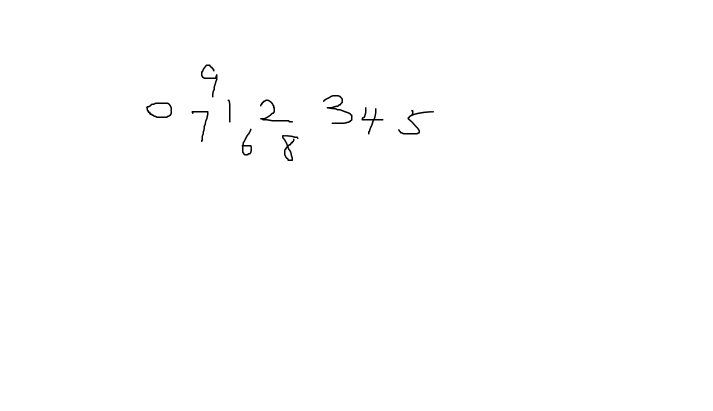
#> input picture data/888.png, 1425 x 821 px, found by its file name (shown at 1/2 size)
$ python segmentation.py
#> lines starting #> are read from the running program, lines starting #| are printed output that depends on the picture; after the words box and inside, x2 and y2 are one past the last pixel; in counts of white or black regions, pixels touching at a corner belong together
import cv2
import numpy as np
import os

def preprocess_image(image_path):
    image = cv2.imread(image_path, cv2.IMREAD_GRAYSCALE)
    _, binary = cv2.threshold(image, 128, 255, cv2.THRESH_BINARY_INV)
    return binary

def find_contours(binary):
    contours, _ = cv2.findContours(binary, cv2.RETR_EXTERNAL, cv2.CHAIN_APPROX_SIMPLE)
    digit_images = []

    for i, contour in enumerate(contours):
        x, y, w, h = cv2.boundingRect(contour)
        digit = binary[y:y+h, x:x+w]
        digit_images.append(digit)

    return digit_images

def extract_and_resize_digits(digit_images, output_folder="output_digits"):
    if not os.path.exists(output_folder):
        os.makedirs(output_folder)

    resized_digits = []
    for i, img in enumerate(digit_images):
        # Step 1: Resize to 18x16 while maintaining aspect ratio
        aspect_ratio = float(img.shape[1]) / float(img.shape[0])
        if aspect_ratio > 1:  # Wider than tall
            new_w = 16
            new_h = int(16 / aspect_ratio)
        else:  # Taller than wide
            new_h = 16
            new_w = int(16 * aspect_ratio)

        digit_resized = cv2.resize(img, (new_w, new_h), interpolation=cv2.INTER_AREA)

        # Step 2: Create a black image of size 20x20
        digit_padded = np.zeros((20, 20), dtype=np.uint8)

        # Step 3: Place the resized image at the center
        start_x = (20 - new_w) // 2
        start_y = (20 - new_h) // 2
        digit_padded[start_y:start_y+new_h, start_x:start_x+new_w] = digit_resized

        # Save the resized and padded image
        cv2.imwrite(os.path.join(output_folder, f"digit_{i}.png"), digit_padded)
        resized_digits.append(digit_padded)

    return resized_digits

# 主執行流程
def process_image(image_path):
    binary = preprocess_image(image_path)
#> in preprocess_image, image is the input picture: shape (821, 1425); min 0, max 255, mean 254.2
#> in preprocess_image, `_, binary = cv2.threshold(image, 128, 255, cv2.THRESH_BINARY_INV)`:
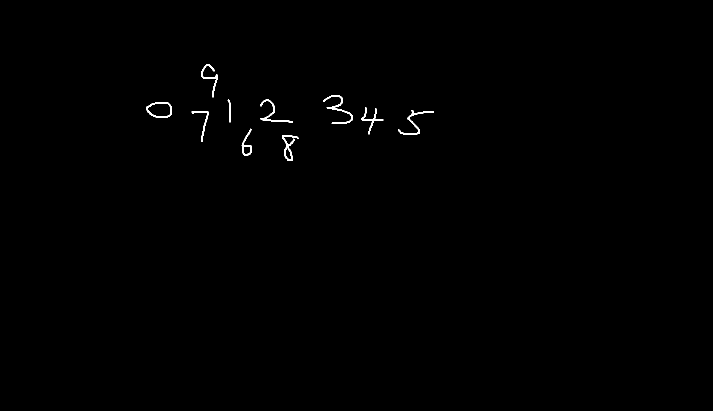
#> binary: shape (821, 1425) (shown at 1/2 size); 0.32% white; 10 white regions
    digit_images = find_contours(binary)
#> in find_contours, `contours, _ = cv2.findContours(binary, cv2.RETR_EXTERNAL, cv2.CHAIN_AP..`: contours = 10 contours; largest, box (x1, y1, x2, y2) and area: (292, 205, 344, 236) 1268, (564, 270, 597, 322) 508, (483, 257, 504, 311) 428, (646, 190, 705, 248) 390, (796, 220, 868, 269) 322
#> the loop in find_contours, `for i, contour in enumerate(contours):` made 10 passes
#> (x, y, w, h) on passes 1 to 10: (564, 270, 33, 52), (483, 257, 21, 54), (383, 222, 34, 62), (796, 220, 72, 49), (723, 214, 44, 55), (292, 205, 52, 31), (520, 199, 66, 46), (455, 199, 6, 46), (646, 190, 59, 58), (402, 129, 33, 66)
#> pass 1, in find_contours, `digit = binary[y:y+h, x:x+w]`:
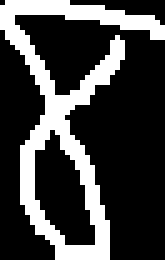
#> digit: shape (52, 33) (shown 5 times larger); 26% white; 1 white region, box (x1, y1, x2, y2) and area: (0, 0, 33, 52) 446
#> pass 2, in find_contours, `digit = binary[y:y+h, x:x+w]`:
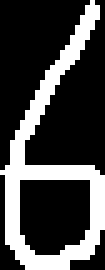
#> digit: shape (54, 21) (shown 5 times larger); 27% white; 1 white region, box (x1, y1, x2, y2) and area: (0, 0, 21, 54) 306
#> pass 3, in find_contours, `digit = binary[y:y+h, x:x+w]`:
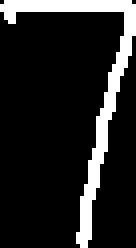
#> digit: shape (62, 34) (shown 4 times larger); 14% white; 1 white region, box (x1, y1, x2, y2) and area: (0, 0, 34, 62) 295
#> after the loop in find_contours, `for i, contour in enumerate(contours):`: digit_images = 10 items
#> digit_images = 10 items
    extracted_digits = extract_and_resize_digits(digit_images)
#> the loop in extract_and_resize_digits, `for i, img in enumerate(digit_images):` made 10 passes
#> (aspect_ratio, new_h, new_w, start_x, start_y) on passes 1, 2, 3, 5, 8, 10: (0.635, 16, 10, 5, 2), (0.389, 16, 6, 7, 2), (0.548, 16, 8, 6, 2), (0.8, 16, 12, 4, 2), (0.13, 16, 2, 9, 2), (0.5, 16, 8, 6, 2)
#> (aspect_ratio, new_w, new_h, start_x, start_y) on passes 4, 6, 7, 9: (1.47, 16, 10, 2, 5), (1.68, 16, 9, 2, 5), (1.43, 16, 11, 2, 4), (1.02, 16, 15, 2, 2)
#> pass 1, in extract_and_resize_digits, `cv2.imwrite(os.path.join(output_folder, f"digit_{i}.png"), digit_padded)`:
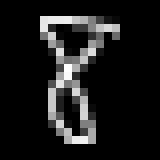
#> saved as digit_0.png: shape (20, 20) (shown 8 times larger); min 0, max 255, mean 26.5
#> pass 2, in extract_and_resize_digits, `cv2.imwrite(os.path.join(output_folder, f"digit_{i}.png"), digit_padded)`:
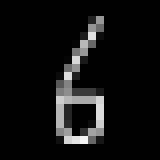
#> saved as digit_1.png: shape (20, 20) (shown 8 times larger); min 0, max 243, mean 16.5
#> after the loop in extract_and_resize_digits, `for i, img in enumerate(digit_images):`:
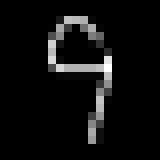
#> digit_padded: shape (20, 20) (shown 8 times larger); min 0, max 255, mean 14.4
#> extracted_digits = 10 items
    print(f"已成功分割並儲存 {len(extracted_digits)} 個數字影像！")
#| 已成功分割並儲存 10 個數字影像！

# 測試圖片
if __name__ == "__main__":
    input_image = "D:\\test\\data\\888.png"  # 這裡換成你的圖片
    process_image(input_image)

$ run again, with data/777.png copied over data/888.png
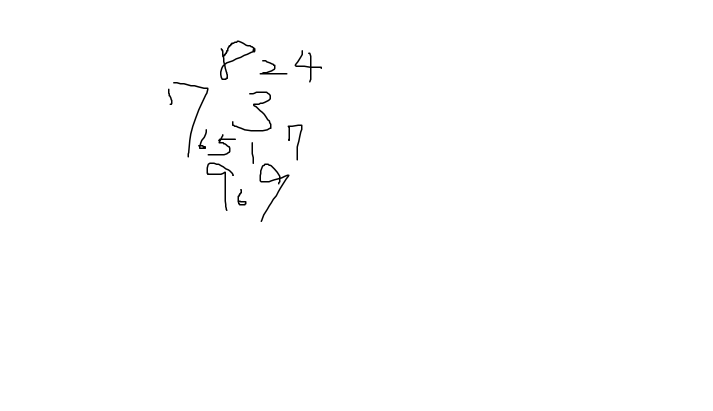
#> input picture data/777.png, 1425 x 821 px, found by its file name (shown at 1/2 size)
#> in preprocess_image, image is the input picture: shape (821, 1425); min 0, max 255, mean 253.8
#> in preprocess_image, `_, binary = cv2.threshold(image, 128, 255, cv2.THRESH_BINARY_INV)`:
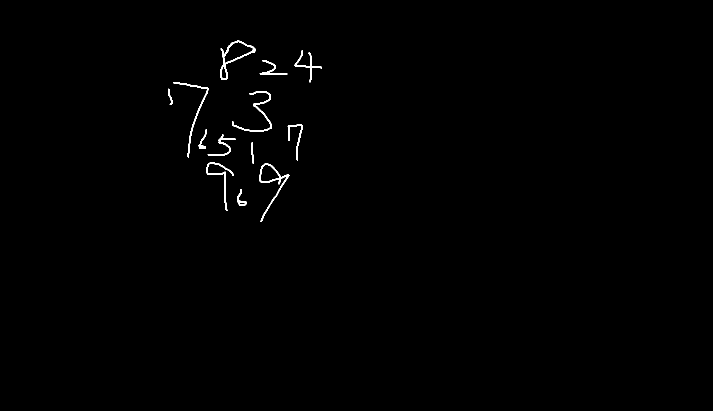
#> binary: shape (821, 1425) (shown at 1/2 size); 0.49% white; 13 white regions
#> contours = 13 contours; largest, box (x1, y1, x2, y2) and area: (440, 81, 511, 160) 2082, (519, 327, 579, 444) 1430, (464, 183, 543, 263) 512, (346, 164, 417, 315) 444, (413, 325, 468, 422) 404
#> the loop in find_contours, `for i, contour in enumerate(contours):` made 13 passes
#> (x, y, w, h) on passes 1 to 8: (475, 378, 18, 33), (519, 327, 60, 117), (413, 325, 55, 97), (503, 284, 5, 44), (415, 268, 57, 43), (396, 258, 18, 40), (575, 249, 30, 72), (464, 183, 79, 80)
#> after the loop in find_contours, `for i, contour in enumerate(contours):`: digit_images = 13 items
#> the loop in extract_and_resize_digits, `for i, img in enumerate(digit_images):` made 13 passes
#> (aspect_ratio, new_h, new_w, start_x, start_y) on passes 1, 2, 3, 4, 6, 7, 8, 9: (0.545, 16, 8, 6, 2), (0.513, 16, 8, 6, 2), (0.567, 16, 9, 5, 2), (0.114, 16, 1, 9, 2), (0.45, 16, 7, 6, 2), (0.417, 16, 6, 7, 2), (0.988, 16, 15, 2, 2), (0.273, 16, 4, 8, 2)
#> after the loop in extract_and_resize_digits, `for i, img in enumerate(digit_images):`:
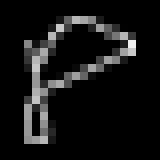
#> digit_padded: shape (20, 20) (shown 8 times larger); min 0, max 240, mean 20.6
#| 已成功分割並儲存 13 個數字影像！

$ run again, with data/draww.png copied over data/888.png
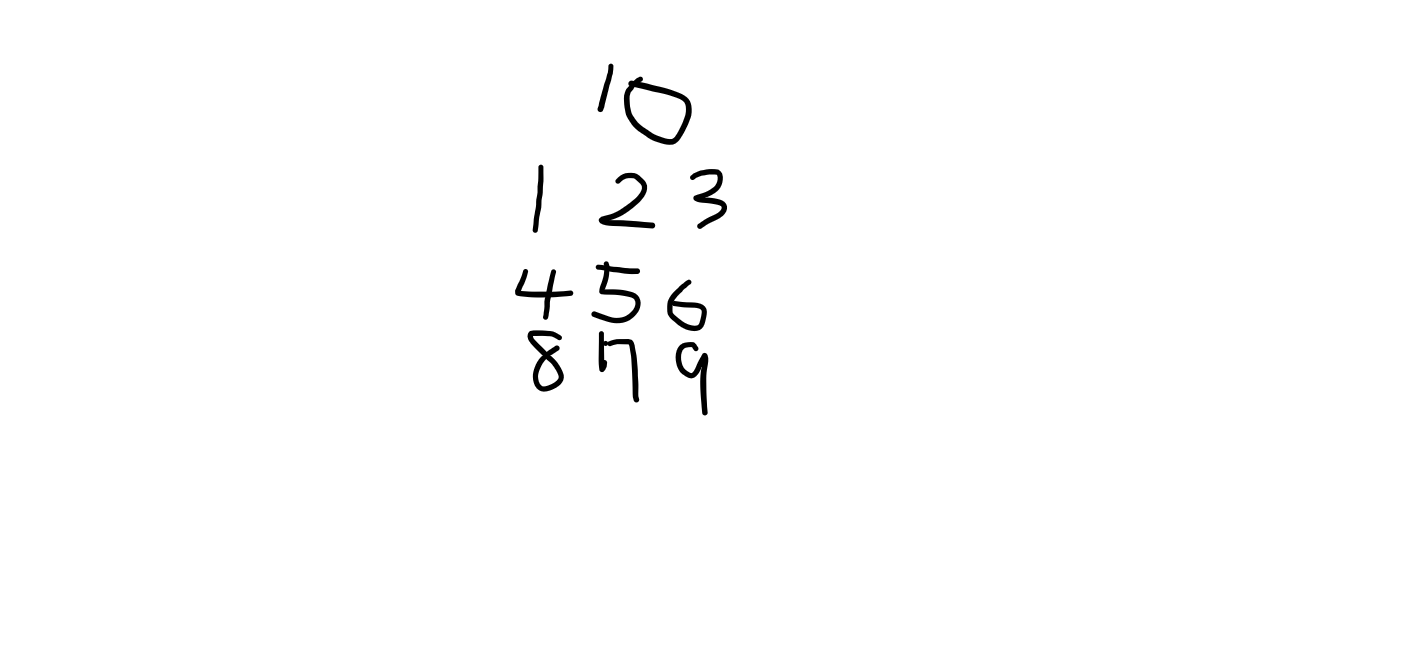
#> input picture data/draww.png, 1416 x 664 px, found by its file name
#> in preprocess_image, image is the input picture: shape (664, 1416); min 0, max 255, mean 252.9
#> in preprocess_image, `_, binary = cv2.threshold(image, 128, 255, cv2.THRESH_BINARY_INV)`:
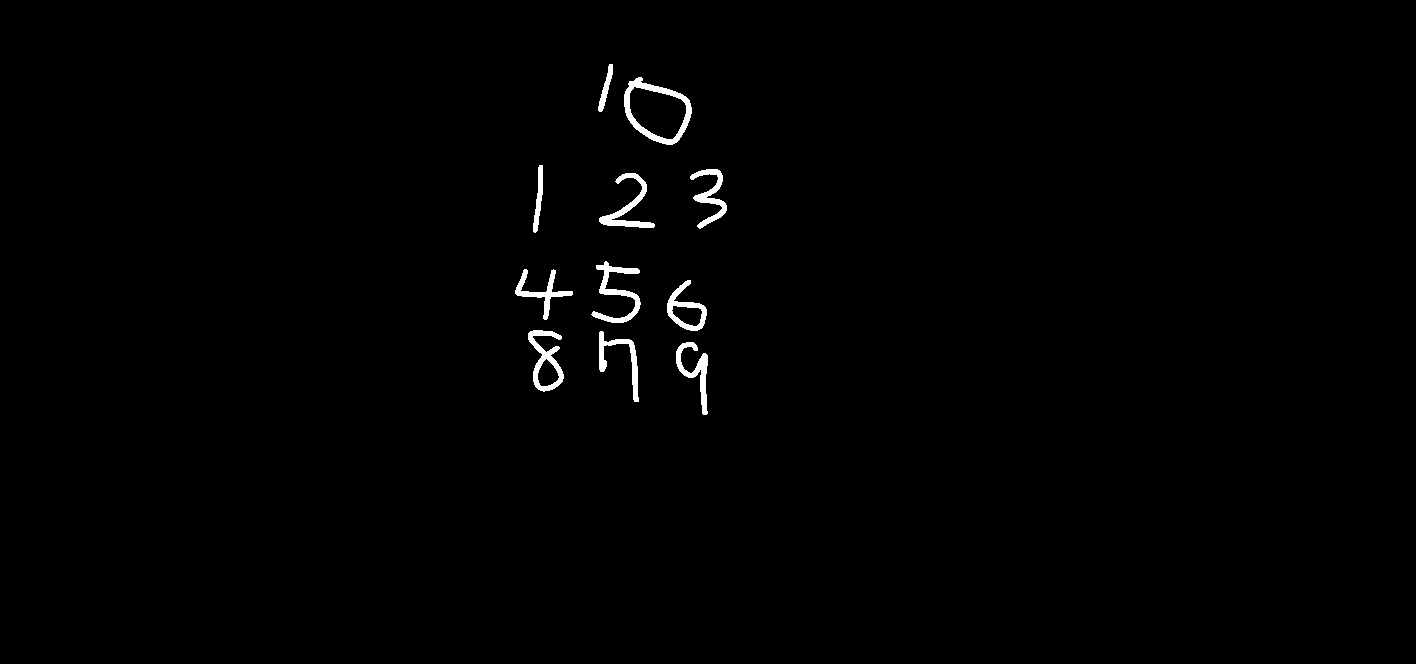
#> binary: shape (664, 1416); 0.83% white; 11 white regions
#> contours = 11 contours; largest, box (x1, y1, x2, y2) and area: (624, 77, 692, 145) 3091, (528, 330, 564, 392) 1120, (667, 280, 707, 331) 1009, (591, 261, 641, 323) 747, (599, 173, 655, 228) 686
#> the loop in find_contours, `for i, contour in enumerate(contours):` made 11 passes
#> (x, y, w, h) on passes 1 to 8: (676, 342, 32, 73), (599, 331, 40, 71), (528, 330, 36, 62), (667, 280, 40, 51), (515, 269, 58, 51), (591, 261, 50, 62), (599, 173, 56, 55), (690, 169, 37, 60)
#> after the loop in find_contours, `for i, contour in enumerate(contours):`: digit_images = 11 items
#> the loop in extract_and_resize_digits, `for i, img in enumerate(digit_images):` made 11 passes
#> (aspect_ratio, new_h, new_w, start_x, start_y) on passes 1, 2, 3, 4, 6, 8, 9, 10: (0.438, 16, 7, 6, 2), (0.563, 16, 9, 5, 2), (0.581, 16, 9, 5, 2), (0.784, 16, 12, 4, 2), (0.806, 16, 12, 4, 2), (0.617, 16, 9, 5, 2), (0.147, 16, 2, 9, 2), (1, 16, 16, 2, 2)
#> after the loop in extract_and_resize_digits, `for i, img in enumerate(digit_images):`:
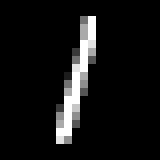
#> digit_padded: shape (20, 20) (shown 8 times larger); min 0, max 255, mean 18.8
#| 已成功分割並儲存 11 個數字影像！
